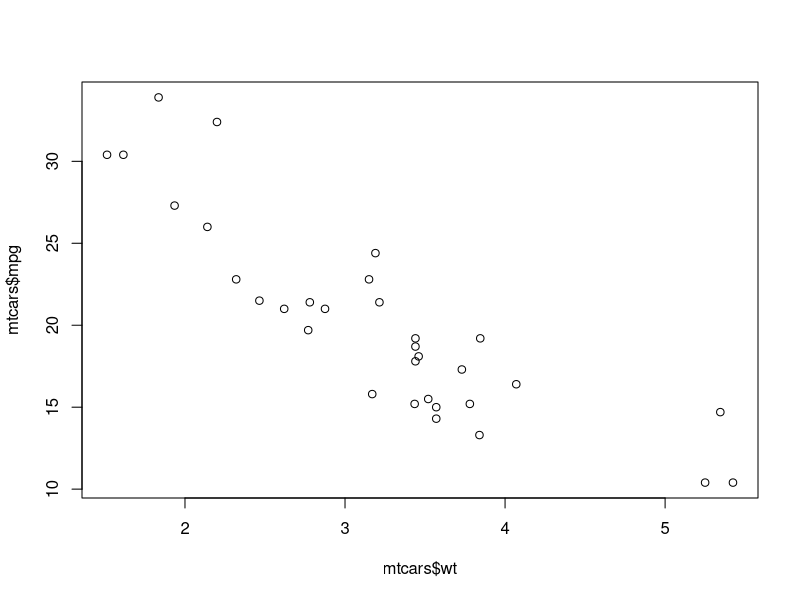
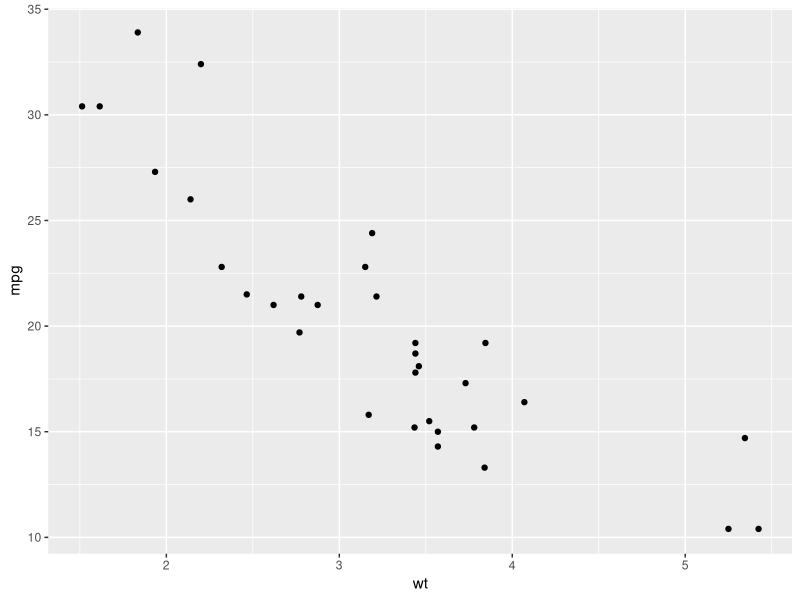
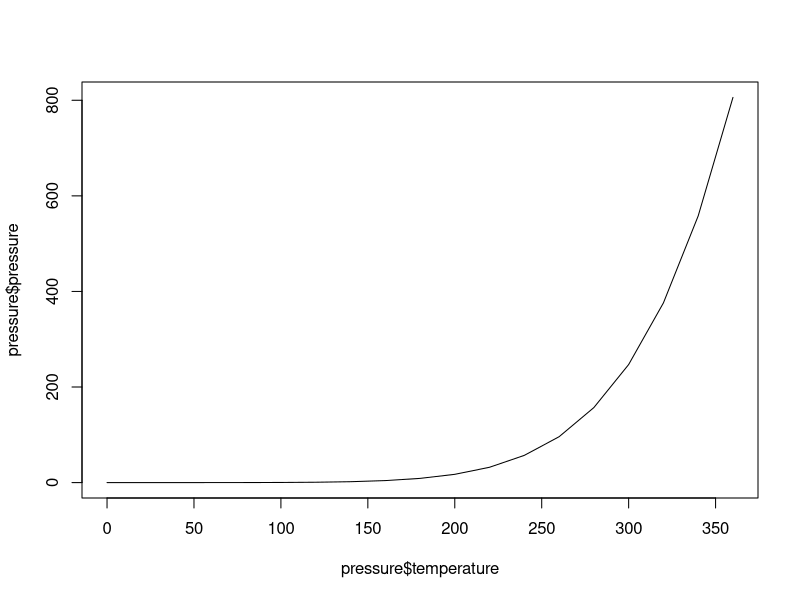
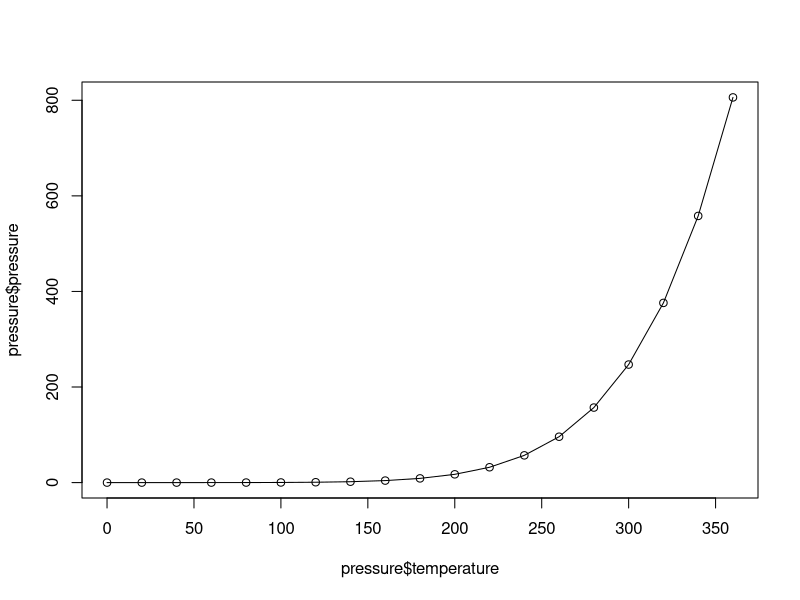
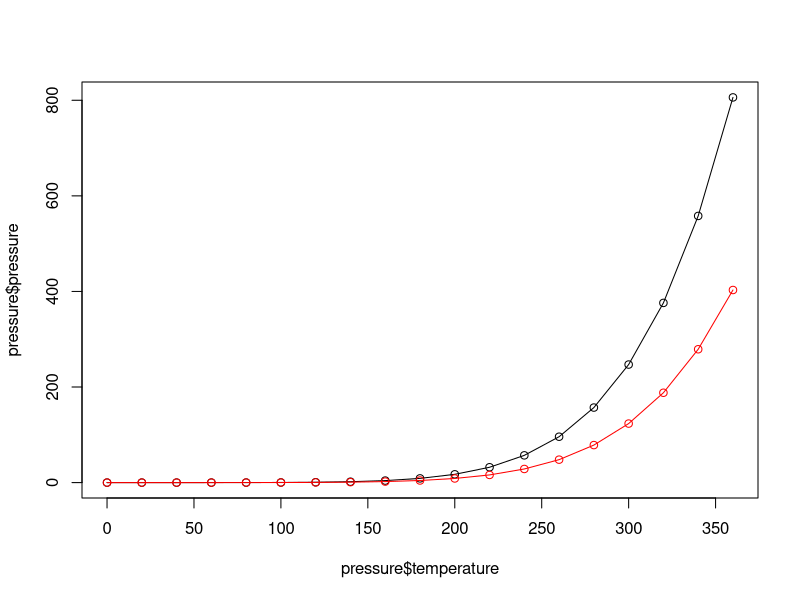
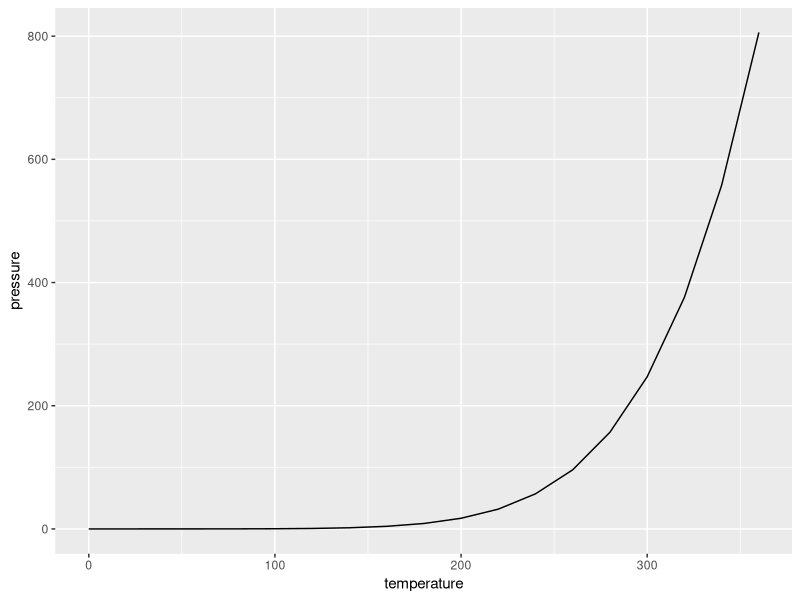
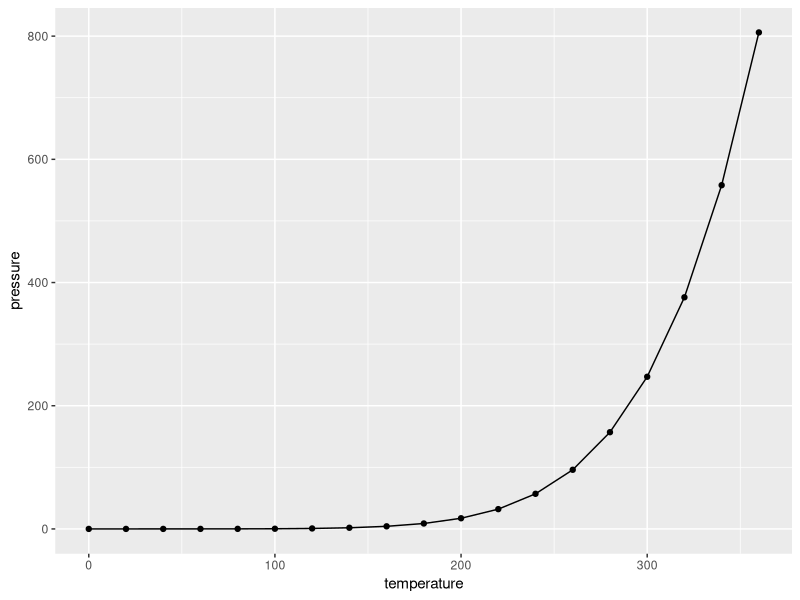

These charts were generated, in order, by the following R code: (Note: this script raises an error after producing the figures.)
# 여기에있는 대부분의 레시피는 
# ggplot2 플로팅 패키지와 데이터 랭 글링을위한 dplyr 패키지를 사용합니다. 
# 이 패키지는 모두 데이터 작업을 더 쉽게 해주는 R 패키지 모음 인 tidyverse의 일부입니다 . 
# 일부 레시피에는 최신 버전의 ggplot2, 3.0.0이 필요하며이를 위해서는 상대적으로 최신 버전의 R이 
# 필요합니다. 
# 언제든지 기본 R 프로젝트 사이트 인 http://www.r-project.org 에서 최신 버전의 R을 얻을 수 있습니다 . 

# R을 설치했으면 필요한 패키지를 설치할 수 있습니다. 
# tidverse 패키지 외에도이 책에있는 많은 예제에 대한 데이터 세트가 포함 된 gcookbook 패키지를 설치하고 싶을 것입니다. 
# 다음을 사용하여 tidyverse 패키지와 gcookbook 패키지를 설치할 수 있습니다.
install.packages("tidyverse")
install.packages("gcookbook")

# Comprehensive R Archive Network 인 CRAN의 미러 사이트를 선택하라는 메시지가 표시 될 수 있습니다. 
# 모든 사이트가 작동해야하지만 멀리있는 사이트보다 빠를 가능성이 높으므로 가까운 사이트를 선택하는 것이 좋습니다. 
# 패키지를 설치했으면이 책의 레시피를 사용하려는 각 R 세션에서 ggplot2 및 dplyr 패키지를로드합니다.
library(ggplot2)
library(dplyr)


# 빠르게 살펴 보기

# 1. 산점도 만들기
#    산점도를 만들려면  x 값 벡터와 y 값 벡터를 사용 plot()하고 전달 합니다.

# mtcars는 1974 Motor Trend US Megazine에 수록된 차량과 차량에 관련된 수치들이 기록된 자료이다.
# 변수명		변수설명
# mpg		    연비 (Miles per Gallon)
# cyl		    실린더 개수
# disp		  배기량
# hp		    마력
# drat		  후방차축 비율
# wt		    무게
# qsec		  1/4 마일에 도달하는데 걸린 시간
# vs		    엔진 (0 : V engine 1 : Straight engine)
# am		    변속기 (0 : 자동, 1 : 수동)
# gear		  기어 개수?
# carb		  기화기(카뷰레터) 개수

head(mtcars)
str(mtcars)
plot(mtcars$wt, mtcars$mpg)

# ggplot2를 사용하면 ggplot() + geom_point() 함수를 사용하여 유사한 결과를 얻을 수 있습니다 
ggplot(mtcars, aes(x = wt, y = mpg)) +  geom_point()

# 2. 선 그래프 만들기
# pressure : 온도에 따른 수은의 증기압 데이터

head(pressure)
str(pressure)

plot(pressure$temperature, pressure$pressure, type = "l")
plot(pressure$temperature, pressure$pressure, type = "o")

plot(pressure$temperature, pressure$pressure, type = "l")
points(pressure$temperature, pressure$pressure)

lines(pressure$temperature, pressure$pressure/2, col = "red")
points(pressure$temperature, pressure$pressure/2, col = "red")

# ggplot2를 사용하면 ggplot() + geom_line() 함수를 사용하여 유사한 결과를 얻을 수 있습니다 
ggplot(pressure, aes(x = temperature, y = pressure)) +  geom_line()
ggplot(pressure, aes(x = temperature, y = pressure)) +  geom_line() + geom_point()

# 3. 막대 그래프 만들기
# BOD : 생화학 적 산소 요구량
BOD
str(BOD)
barplot(BOD)

# Error in barplot.default(BOD) : 
#   'height'는 반드시 벡터 또는 행렬이어야 합니다
barplot(BOD$demand)
barplot(BOD$demand, names.arg = BOD$Time)
barplot(BOD$demand, names.arg = month.abb[1:6])


mtcars$cyl
# table() : 값들의 빈도수를 보여준다.
table(mtcars$cyl)
barplot(table(mtcars$cyl))
barplot(table(mtcars$cyl), names.arg = c('4개','6개','8개'))

# ggplot2를 사용하면 geom_col()을 사용하여 유사한 결과를 얻을 수 있습니다. 
# 값 의 막대 그래프를 그리려면 geom_col()을 사용하십시오. 
# x 변수가 연속적 일 때와 이산적일 때 출력의 차이를 확인하십시오 .
ggplot(BOD, aes(x = Time, y = demand)) + geom_col()
ggplot(BOD, aes(x = factor(Time), y = demand)) + geom_col()

ggplot(mtcars, aes(x = cyl)) +  geom_bar()
ggplot(mtcars, aes(x = factor(cyl))) +  geom_bar()

# 이전 버전의 ggplot2에서 값의 막대 그래프를 만드는 데 권장되는 방법은
# geom_bar(stat = "identity"). 
# ggplot2 2.2.0부터 geom_col()동일한 기능을 수행 하는 기능이 있습니다.

# 4. 히스토그램 생성
#    히스토그램을 사용하여 1 차원 데이터의 분포를 확인하려고합니다.
#    hist()값으로 구성된 벡터를 사용 하고 전달합니다.
hist(mtcars$mpg)
hist(mtcars$mpg, breaks = 10)

# ggplot2를 사용하면 geom_histogram()을 사용하여 비슷한 결과를 얻을 수 있습니다.
ggplot(mtcars, aes(x = mpg)) +  geom_histogram()
ggplot(mtcars, aes(x = mpg)) +  geom_histogram(binwidth = 4)
ggplot(mtcars, aes(x = mpg)) +  geom_histogram(binwidth = 8)


# 5. 상자 그래프 만들기
# 분포를 비교하기 위해 상자 그림을 만들고 싶습니다.
# 상자 그림을 만들려면 x 값 y 값의 벡터를 사용 하고 전달합니다. 
# x가 요인 (숫자 벡터와 반대) 인 경우 자동으로 상자 그림이 생성됩니다.

# ToothGrowth : 비타민 C가 기니피그의 치아 성장에 미치는 영향
# len	     치아 길이
# supp	   보충 유형 (VC 또는 OJ).
# dose	   정량	 1일 용량
head(ToothGrowth)
str(ToothGrowth)
plot(ToothGrowth$supp, ToothGrowth$len)

# 두 벡터가 동일한 데이터 프레임에 있으면 boxplot()수식 구문과 함께 함수를 사용할 수도 있습니다.
# 이 구문을 사용하면 그림 2.10 과 같이 x 축에서 두 개의 변수를 결합 할 수 있습니다 .
boxplot(len~supp, data = ToothGrowth)
boxplot(len~supp+dose, data = ToothGrowth)

# ggplot2 패키지를 geom_boxplot()사용 다음과 같은 유사한 결과를 얻을 수 있습니다.
ggplot(ToothGrowth, aes(x = supp, y = len)) +  geom_boxplot()
# interaction() 변수를와 결합하여 여러 변수에 대한 상자 플롯을 만들 수도 있습니다 .
ggplot(ToothGrowth, aes(x = interaction(supp, dose), y = len)) +  geom_boxplot()


# 6. 함수 곡선 그리기
curve(x^3 - 5*x, from = -4, to = 4)

fn = function(x, y){
  return(x^3 - 5*x) 
}

curve(fn, from = -4, to = 4)


# 직접 정의한 함수를 포함하여 숫자형 벡터를 입력으로 받고 
# 숫자 형 벡터를 반환하는 모든 함수를 플로팅 할 수 있습니다. 
# add = TRUE하면 이전에 생성 된 플롯에 곡선이 추가됩니다.
myfun <- function(xvar) {
  1 / (1 + exp(-xvar + 10))
}
curve(myfun(x), from = 0, to = 20)
curve(1 - myfun(x), add = TRUE, col = "red")

# ggplot2 를 사용 하면 숫자 형 벡터를 입력으로 받고 
# 숫자 형 벡터를 반환하는 함수를 사용 하고 
# stat_function(geom = "line") 전달 하여 비슷한 결과를 얻을 수 있습니다.
ggplot(data.frame(x = c(0, 20)), aes(x = x)) + stat_function(fun = myfun, geom = "line")

